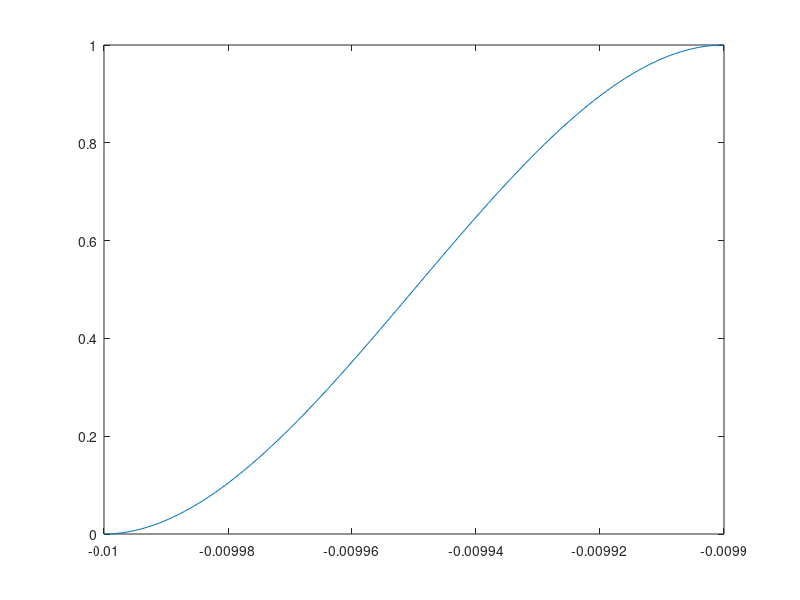

Here is the MATLAB script that generated this plot:
%% Calculate cubic functions
% Ru=0.01;
% Ru_frac=0.99*Ru;
% 
% M=[Ru_frac^3 Ru_frac^2 Ru_frac 1;Ru^3 Ru^2 Ru 1; 3*(Ru_frac^2) 2*Ru_frac 1 0;3*(Ru^2) 2*Ru 1 0];
% Y=[1;0;0;0];
% coefs=M\Y;

Rd=-0.01
Rd_frac=0.99*Rd;

M=[Rd_frac^3 Rd_frac^2 Rd_frac 1;Rd^3 Rd^2 Rd 1; 3*(Rd_frac^2) 2*Rd_frac 1 0;3*(Rd^2) 2*Rd 1 0];
Y=[1;0;0;0];
coefs=M\Y;

delta_Pc=Rd:(Rd_frac-Rd)/100:Rd_frac;
a=coefs(1);
b=coefs(2);
c=coefs(3);
d=coefs(4);
delta_Pc_dot_lim=(a.*delta_Pc.^3+b.*delta_Pc.^2+c.*delta_Pc+d);

cubic = spline(delta_Pc,delta_Pc_dot_lim);

%% plot cubic
figure(1);
plot(delta_Pc,delta_Pc_dot_lim)



